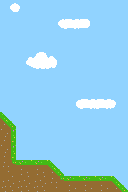

The image is a tile-based game level rendered from a .tmx file. Its description and complete source (layers, tilesets, objects, tile grids) follow:
An orthogonal 8x12 tile map with 16x16 px tiles, 2 tile layers (Background, Ground) and 7 objects (Player, Thank, L, R).

<map version="1.8" tiledversion="1.8.4" orientation="orthogonal" renderorder="left-down" width="8" height="12" tilewidth="16" tileheight="16" infinite="0" nextlayerid="8" nextobjectid="32">
 <tileset firstgid="1" source="Tiled.tsx" />
 <layer id="1" name="Background" width="8" height="12">
  <data encoding="csv">
14,6,13,13,13,13,13,13,
13,13,13,14,5,15,13,13,
13,13,13,13,13,13,13,13,
13,1,2,3,13,13,13,13,
13,10,11,12,13,13,13,13,
13,13,13,13,13,13,13,13,
13,13,13,13,4,5,5,6,
13,13,13,13,13,13,13,13,
13,13,13,13,13,13,13,13,
13,13,13,13,13,13,13,13,
13,13,13,13,13,13,13,13,
13,13,13,13,13,13,13,13
</data>
 </layer>
 <layer id="2" name="Ground" width="8" height="12">
  <data encoding="csv">
0,0,0,0,0,0,0,0,
0,0,0,0,0,0,0,0,
0,0,0,0,0,0,0,0,
0,0,0,0,0,0,0,0,
0,0,0,0,0,0,0,0,
0,0,0,0,0,0,0,0,
0,0,0,0,0,0,0,0,
9,0,0,0,0,0,0,0,
18,0,0,0,0,0,0,0,
18,0,0,0,0,0,0,0,
32,8,8,9,0,0,0,0,
17,17,17,32,8,8,8,9
</data>
 </layer>
 <objectgroup id="3" name="Player">
  <object id="6" name="Player" x="24" y="152" width="8" height="8">
   <properties>
    <property name="TextureCount" type="int" value="5" />
    <property name="Textures">bunsleep1
bunsleep2
awake=bunawake
sad=buncry
happy=bunheart</property>
   </properties>
  </object>
 </objectgroup>
 <objectgroup id="6" name="B2Dynamic">
  <object id="31" name="Thank" x="16" y="48" width="96" height="48">
   <properties>
    <property name="TextureCount" type="int" value="1" />
    <property name="Textures" value="thank" />
   </properties>
  </object>
 </objectgroup>
 <objectgroup id="7" name="B2Joints">
  <properties>
   <property name="Joints">Rope L Thank 17 -64,-24 125
Rope R Thank 18 64,-24 90</property>
  </properties>
 </objectgroup>
 <objectgroup id="5" name="B2Static">
  <object id="10" x="0" y="112">
   <polygon points="0,0 0,80 16,80 16,16" />
  </object>
  <object id="11" x="16" y="160">
   <polygon points="0,0 0,32 48,32 48,16 32,0" />
  </object>
  <object id="12" x="64" y="176">
   <polygon points="0,0 0,16 64,16 48,0" />
  </object>
  <object id="28" name="L" x="16" y="32">
   <point />
  </object>
  <object id="29" name="R" x="112" y="32">
   <point />
  </object>
 </objectgroup>
</map>